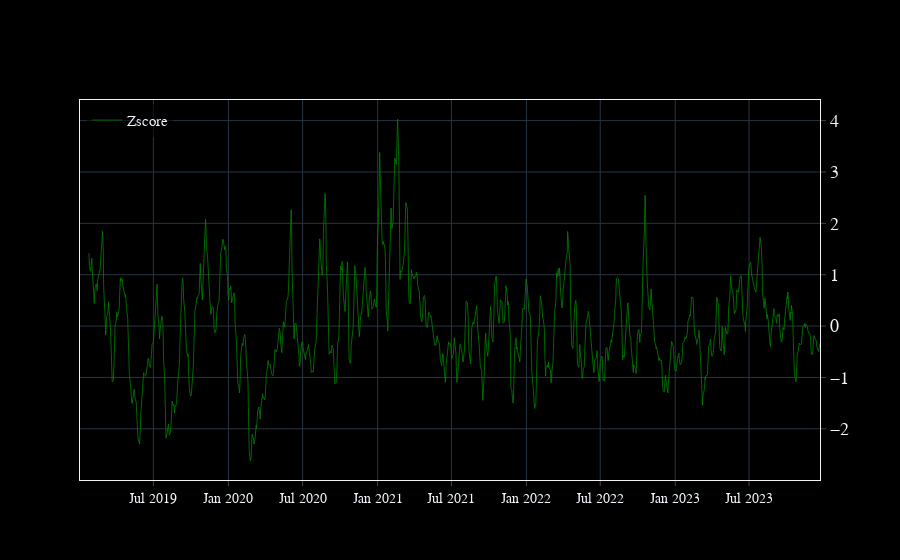

The notebook cell saved with this chart:
### Code cell
option_plot = OpenBBFigure.create_subplots()

option_plot.add_scatter(
    x=zscore.index,
    y=zscore['sma'],
    name=f"Zscore",
    orientation="h",
    showlegend=True,
    secondary_y=False,
    line=dict(color="green", width=0.8),
)

### Figure 1 — Plotly figure (JSON) as saved in the notebook; plotly's stock layout.template omitted (floating-point values rounded to 4 significant figures; data arrays with more than 128 entries replaced by an {"elided": "..."} marker saying what was removed)
{"data": [{"line": {"color": "green", "width": 0.8}, "name": "Zscore", "orientation": "h", "showlegend": true, "type": "scatter", "x": {"elided": "1259 str values"}, "xaxis": "x", "y": {"elided": "1254 float values"}, "yaxis": "y"}], "layout": {"autosize": true, "xaxis": {"anchor": "y", "autorange": true, "domain": [0, 1], "range": ["2019-01-02", "2023-12-22"], "type": "date"}, "yaxis": {"anchor": "x", "autorange": true, "domain": [0, 1], "range": [-2.997, 4.401], "type": "linear"}}}
